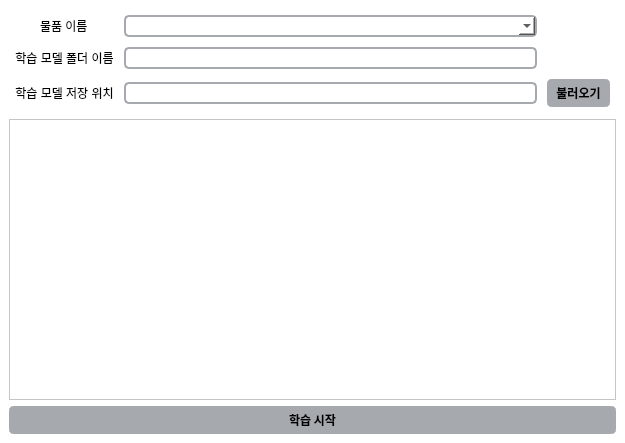
<?xml version="1.0" encoding="UTF-8"?>
<ui version="4.0">
 <class>AnomalyLearnWindow</class>
 <widget class="QMainWindow" name="AnomalyLearnWindow">
  <property name="geometry">
   <rect>
    <x>0</x>
    <y>0</y>
    <width>625</width>
    <height>443</height>
   </rect>
  </property>
  <property name="windowTitle">
   <string>MainWindow</string>
  </property>
  <property name="styleSheet">
   <string notr="true">font: 9pt &quot;맑은 고딕&quot;;
background-color: #fff;
</string>
  </property>
  <widget class="QWidget" name="centralwidget">
   <property name="font">
    <font>
     <family>맑은 고딕</family>
     <pointsize>9</pointsize>
     <weight>50</weight>
     <italic>false</italic>
     <bold>false</bold>
    </font>
   </property>
   <property name="styleSheet">
    <string notr="true">QPushButton:hover {
    color: #fff;
	font: bold;
}
QPushButton {
    border: 4px solid#a6aaaf;
	border-radius: 5px;
	padding: 1px 5px;
	background-color: #a6aaaf;
	font: bold;
}</string>
   </property>
   <layout class="QGridLayout" name="gridLayout_2">
    <item row="0" column="0">
     <layout class="QGridLayout" name="gridLayout">
      <property name="leftMargin">
       <number>6</number>
      </property>
      <property name="topMargin">
       <number>6</number>
      </property>
      <property name="rightMargin">
       <number>6</number>
      </property>
      <property name="bottomMargin">
       <number>6</number>
      </property>
      <property name="spacing">
       <number>10</number>
      </property>
      <item row="2" column="0">
       <widget class="QLabel" name="model_save">
        <property name="text">
         <string>학습 모델 저장 위치</string>
        </property>
        <property name="alignment">
         <set>Qt::AlignCenter</set>
        </property>
       </widget>
      </item>
      <item row="0" column="0" alignment="Qt::AlignHCenter">
       <widget class="QLabel" name="item_name">
        <property name="text">
         <string>물품 이름</string>
        </property>
       </widget>
      </item>
      <item row="2" column="2">
       <widget class="QPushButton" name="load_button">
        <property name="font">
         <font>
          <family>맑은 고딕</family>
          <pointsize>9</pointsize>
          <weight>75</weight>
          <italic>false</italic>
          <bold>true</bold>
         </font>
        </property>
        <property name="styleSheet">
         <string notr="true">QPushButton:hover {
    color: #fff;
}
QPushButton {
    border: 4px solid#a6aaaf;
	border-radius: 5px;
	padding: 1px 5px;
	background-color: #a6aaaf;
}</string>
        </property>
        <property name="text">
         <string>불러오기</string>
        </property>
       </widget>
      </item>
      <item row="2" column="1">
       <widget class="QLineEdit" name="model_save_edit">
        <property name="styleSheet">
         <string notr="true">border: 2px solid#a6aaaf;
border-radius: 5px;
padding: 1px 5px;

</string>
        </property>
       </widget>
      </item>
      <item row="0" column="1">
       <widget class="QComboBox" name="comboBox">
        <property name="sizePolicy">
         <sizepolicy hsizetype="Expanding" vsizetype="Fixed">
          <horstretch>0</horstretch>
          <verstretch>0</verstretch>
         </sizepolicy>
        </property>
        <property name="maximumSize">
         <size>
          <width>16777215</width>
          <height>16777215</height>
         </size>
        </property>
        <property name="styleSheet">
         <string notr="true">border: 2px solid #a6aaaf;
border-radius: 5px;
padding: 1px 5px;

</string>
        </property>
       </widget>
      </item>
      <item row="1" column="0">
       <widget class="QLabel" name="model_dir">
        <property name="text">
         <string>학습 모델 폴더 이름</string>
        </property>
        <property name="alignment">
         <set>Qt::AlignCenter</set>
        </property>
       </widget>
      </item>
      <item row="1" column="1">
       <widget class="QLineEdit" name="model_dir_edit">
        <property name="styleSheet">
         <string notr="true">border: 2px solid#a6aaaf;
border-radius: 5px;
padding: 1px 5px;

</string>
        </property>
       </widget>
      </item>
     </layout>
    </item>
    <item row="2" column="0">
     <widget class="QPushButton" name="train_button">
      <property name="font">
       <font>
        <family>맑은 고딕</family>
        <pointsize>9</pointsize>
        <weight>75</weight>
        <italic>false</italic>
        <bold>true</bold>
       </font>
      </property>
      <property name="styleSheet">
       <string notr="true">QPushButton:hover {
    color: #fff;
}
QPushButton {
    border: 4px solid#a6aaaf;
	border-radius: 5px;
	padding: 1px 5px;
	background-color: #a6aaaf;
}</string>
      </property>
      <property name="text">
       <string>학습 시작</string>
      </property>
     </widget>
    </item>
    <item row="1" column="0">
     <widget class="QScrollArea" name="scrollArea">
      <property name="widgetResizable">
       <bool>true</bool>
      </property>
      <widget class="QWidget" name="scrollAreaWidgetContents">
       <property name="geometry">
        <rect>
         <x>0</x>
         <y>0</y>
         <width>601</width>
         <height>257</height>
        </rect>
       </property>
       <layout class="QVBoxLayout" name="verticalLayout">
        <item>
         <widget class="QLabel" name="process">
          <property name="text">
           <string/>
          </property>
         </widget>
        </item>
       </layout>
      </widget>
     </widget>
    </item>
   </layout>
  </widget>
 </widget>
 <resources/>
 <connections/>
</ui>
